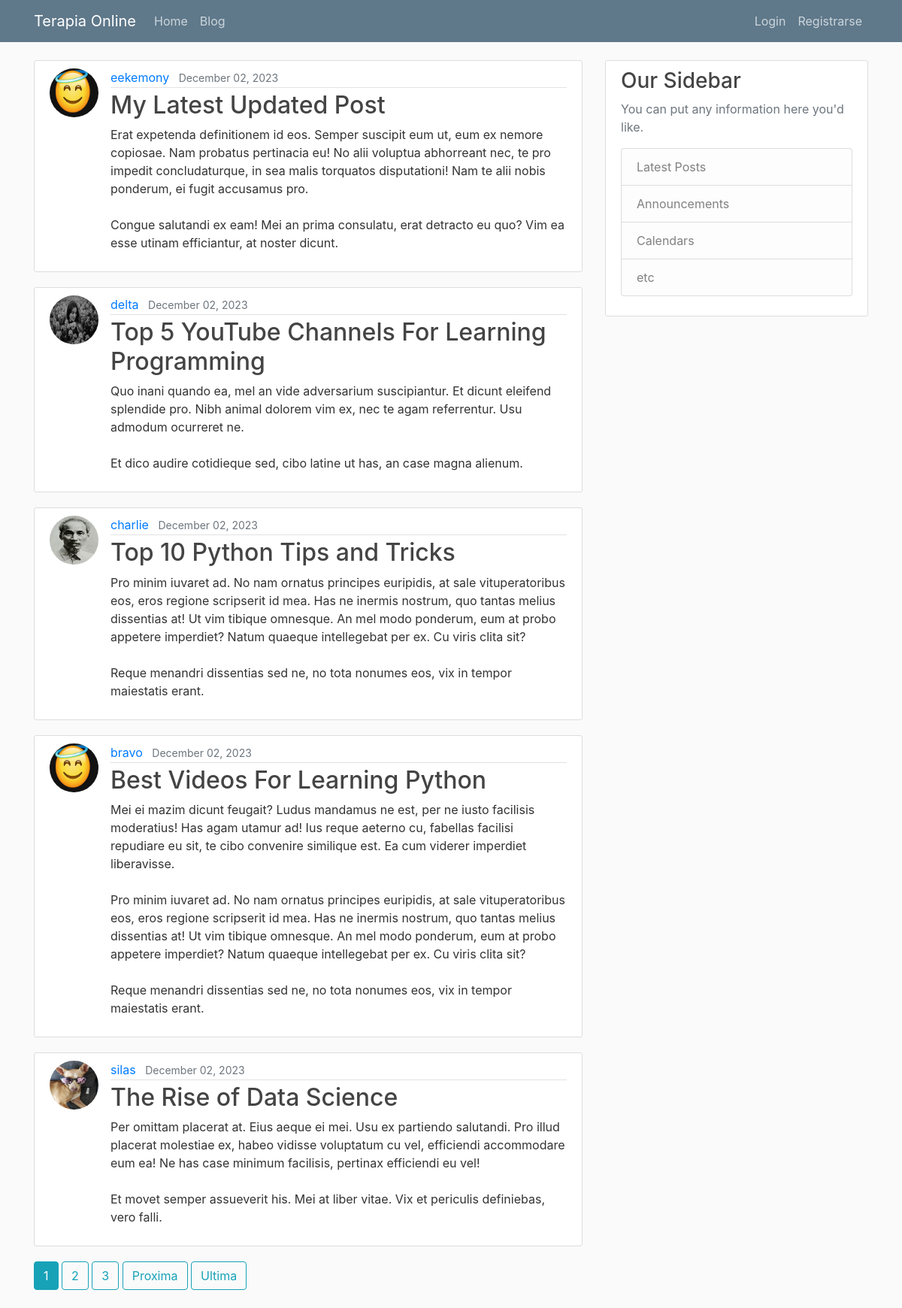
Screenshot of /blog/ with the database file from the repository.
### blog/models.py (models this page shows, shortened)
class Post(models.Model):
    title = models.CharField(max_length=100)
    content = models.TextField()
    date_posted = models.DateTimeField(default=timezone.now)
    author = models.ForeignKey(User, on_delete=models.CASCADE)
    def get_absolute_url(self):
        return reverse('blog:post-detalle', kwargs={"pk": self.pk})
    """
    In Django, the get_absolute_url method is used to get the canonical URL for an object. It tells Django how to calculate the URL for an object. In your Post model, the get_absolute_url method is using the reverse function to return the URL for the detail view of the post.

    The reverse function in Django is used to generate URLs by reversing the URL patterns defined in your urls.py. It takes a URL pattern name as its first argument and any arguments for the URL pattern as keyword arguments. In your case, reverse('post-detail', kwargs={'pk': self.pk}) is generating a URL for the post-detail view, passing the posts primary key (self.pk) as an argument.

    On the other hand, redirect is a function that returns an HttpResponseRedirect to the appropriate URL for the arguments passed. It can take a model, view name, or URL as its argument, and it will use get_absolute_url if a model is passed.

    So, the main difference between redirect and reverse is that redirect actually sends a redirect response to the user, while reverse simply calculates a URL. You would use reverse when you want to calculate a URL to use elsewhere in your code, and redirect when you want to send the user to a different page in response to an action (like creating a new post).
    """

### users/models.py (models this page shows, shortened)
class Profile(models.Model):
    user = models.OneToOneField(User, on_delete=models.CASCADE) #Delete profile when user is deleted.
    image = models.ImageField(default='default.jpg', upload_to='profile_pics')

### blog/views.py (the view)
# urls.py: path('', PostListView.as_view(), name='post-list'),
class PostListView(ListView):
    model = Post
    ordering = ['-date_posted'] # Orden negativo date_posted. Del ultimo al primer posteo. Como en los mails.
    paginate_by = 5

### blog/templates/blog/post_list.html (shortened to what this page needs)
{% extends "main/base.html" %}
{% block contenido %}
    {% for object in object_list %}
        <article class="media content-section">
            <img class="rounded-circle article-img" src="{{ object.author.profile.image.url }}">
            <div class="media-body">
                {% include "blog/article_metadata.html" %}
                <h2><a class="article-title" href="{% url 'blog:post-detalle' object.id %}">{{ object.title }}</a></h2>
                <p class="article-content">{{ object.content }}</p>
            </div>
        </article>
    {% endfor %}
    {% if is_paginated %}
        {% include "pagination_controls.html" %}
    {% endif %}
{% endblock contenido %}

### blog/templates/blog/article_metadata.html (shortened to what this page needs)
    <div class="article-metadata">
        <a class="mr-2" href="{% url 'blog:user-posts' object.author.username %}">{{ object.author }}</a>
        <small class="text-muted">{{ object.date_posted|date:"F d, Y" }}</small>
    </div>

### main/static/main/main.css (style rules this page uses)
body { background: #fafafa; color: #333333; margin-top: 5rem; }
h1, h2, h3, h4, h5, h6 { color: #444444; }
.content-section { background: #ffffff; padding: 10px 20px; border: 1px solid #dddddd; border-radius: 3px; margin-bottom: 20px; }
.article-title { color: #444444; }
.article-content { white-space: pre-line; }
.article-img { height: 65px; width: 65px; margin-right: 16px; }
.article-metadata { padding-bottom: 1px; margin-bottom: 4px; border-bottom: 1px solid #e3e3e3 }

### rows the page displays
Post: author.profile.image (placeholder picture), author "eekemony", date_posted "December 02, 2023", title "My Latest Updated Post", content "Erat expetenda definitionem id eos. Semper suscipit eum ut, eum ex nemore copiosae. Nam probatus pertinacia eu! No alii voluptua abhorreant nec, te pro impedit concludaturque, in sea malis torquatos disputationi! Nam te alii nobis ponderum, ei fugit accusamus pro. Congue salutandi ex eam! Mei an prima consulatu, erat detracto eu quo? Vim ea esse utinam efficiantur, at noster dicunt."
Post: author.profile.image (picture), author "delta", date_posted "December 02, 2023", title "Top 5 YouTube Channels For Learning Programming", content "Quo inani quando ea, mel an vide adversarium suscipiantur. Et dicunt eleifend splendide pro. Nibh animal dolorem vim ex, nec te agam referrentur. Usu admodum ocurreret ne. Et dico audire cotidieque sed, cibo latine ut has, an case magna alienum."
Post: author.profile.image (picture), author "charlie", date_posted "December 02, 2023", title "Top 10 Python Tips and Tricks", content "Pro minim iuvaret ad. No nam ornatus principes euripidis, at sale vituperatoribus eos, eros regione scripserit id mea. Has ne inermis nostrum, quo tantas melius dissentias at! Ut vim tibique omnesque. An mel modo ponderum, eum at probo appetere imperdiet? Natum quaeque intellegebat per ex. Cu viris clita sit? Reque menandri dissentias sed ne, no tota nonumes eos, vix in tempor maiestatis erant."
Post: author.profile.image (placeholder picture), author "bravo", date_posted "December 02, 2023", title "Best Videos For Learning Python", content "Mei ei mazim dicunt feugait? Ludus mandamus ne est, per ne iusto facilisis moderatius! Has agam utamur ad! Ius reque aeterno cu, fabellas facilisi repudiare eu sit, te cibo convenire similique est. Ea cum viderer imperdiet liberavisse. Pro minim iuvaret ad. No nam ornatus principes euripidis, at sale vituperatoribus eos, eros regione scripserit id mea. Has ne inermis nostrum, quo tantas melius dissentias at! Ut vim tibique omnesque. An mel modo ponderum, eum at probo appetere imperdiet? Natum quaeque intellegebat per ex. Cu viris clita sit? Reque menandri dissentias sed ne, no tota nonumes eos, vix in tempor maiestatis erant."
Post: author.profile.image (picture), author "silas", date_posted "December 02, 2023", title "The Rise of Data Science", content "Per omittam placerat at. Eius aeque ei mei. Usu ex partiendo salutandi. Pro illud placerat molestiae ex, habeo vidisse voluptatum cu vel, efficiendi accommodare eum ea! Ne has case minimum facilisis, pertinax efficiendi eu vel! Et movet semper assueverit his. Mei at liber vitae. Vix et periculis definiebas, vero falli."

### other values shown
{{ i }} "1"
{{ i }} "2" "3"
